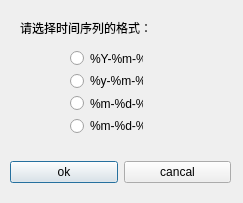
<?xml version="1.0" encoding="UTF-8"?>
<ui version="4.0">
 <class>Dialog</class>
 <widget class="QDialog" name="Dialog">
  <property name="geometry">
   <rect>
    <x>0</x>
    <y>0</y>
    <width>243</width>
    <height>203</height>
   </rect>
  </property>
  <property name="windowTitle">
   <string>Dialog</string>
  </property>
  <widget class="QWidget" name="layoutWidget">
   <property name="geometry">
    <rect>
     <x>70</x>
     <y>50</y>
     <width>73</width>
     <height>84</height>
    </rect>
   </property>
   <layout class="QGridLayout" name="gridLayout">
    <item row="0" column="0">
     <widget class="QRadioButton" name="radioButton">
      <property name="text">
       <string>%Y-%m-%d</string>
      </property>
     </widget>
    </item>
    <item row="1" column="0">
     <widget class="QRadioButton" name="radioButton_2">
      <property name="text">
       <string>%y-%m-%d</string>
      </property>
     </widget>
    </item>
    <item row="2" column="0">
     <widget class="QRadioButton" name="radioButton_3">
      <property name="text">
       <string>%m-%d-%H</string>
      </property>
     </widget>
    </item>
    <item row="3" column="0">
     <widget class="QRadioButton" name="radioButton_4">
      <property name="text">
       <string>%m-%d-%h</string>
      </property>
     </widget>
    </item>
   </layout>
  </widget>
  <widget class="QWidget" name="layoutWidget">
   <property name="geometry">
    <rect>
     <x>10</x>
     <y>160</y>
     <width>221</width>
     <height>25</height>
    </rect>
   </property>
   <layout class="QHBoxLayout" name="horizontalLayout">
    <item>
     <widget class="QPushButton" name="pushButton">
      <property name="text">
       <string>ok</string>
      </property>
     </widget>
    </item>
    <item>
     <widget class="QPushButton" name="pushButton_2">
      <property name="text">
       <string>cancal</string>
      </property>
     </widget>
    </item>
   </layout>
  </widget>
  <widget class="QLabel" name="label">
   <property name="geometry">
    <rect>
     <x>20</x>
     <y>20</y>
     <width>141</width>
     <height>16</height>
    </rect>
   </property>
   <property name="text">
    <string>请选择时间序列的格式：</string>
   </property>
  </widget>
 </widget>
 <resources/>
 <connections/>
</ui>
